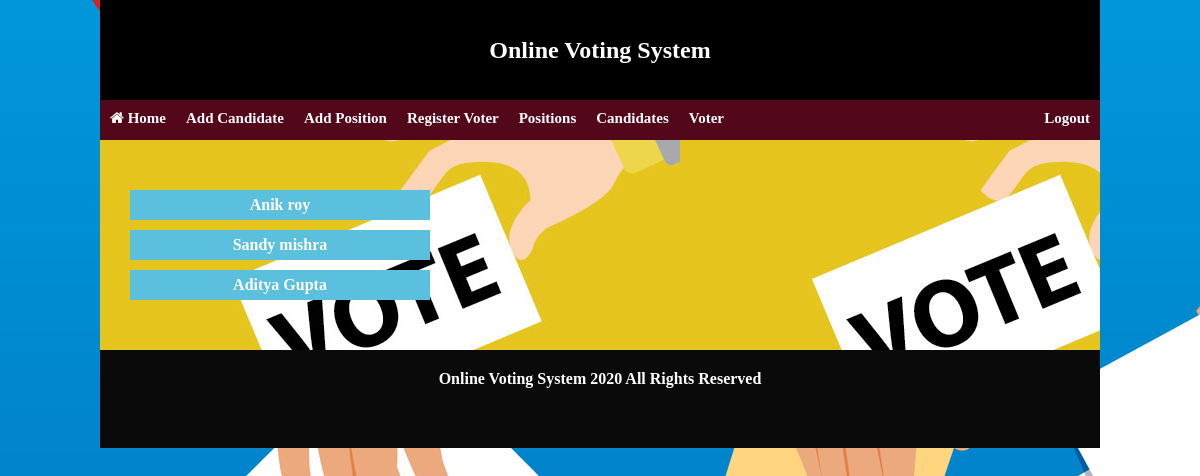
The app's page /onlinevotingsystemadmin.php?Students with its own data.
### tables this page shows
CREATE TABLE `members` (
  `id` int(11) NOT NULL,
  `first_name` varchar(20) NOT NULL,
  `last_name` varchar(20) NOT NULL,
  `regno` varchar(20) NOT NULL,
  `email` varchar(20) NOT NULL,
  `password` varchar(20) NOT NULL
);

### Students.php (the view)
<div class="viewcandidate" >
<?php
        include("databaseconnect.php");
		$sql = " SELECT * FROM `members` ";
		$qry = mysqli_query($connect, $sql);
        $members = "";
		while($row = mysqli_fetch_array($qry)) {
          $members .= "<li>".$row['first_name']. " " .$row['last_name']."</li>";
		}
	?>
<ul class="listCandidates"><?php echo $members ; ?></ul>
	</div>

### style.css (style rules this page uses)
* { margin:0; padding: 0; }
body { background-image:url("images/vote.jpg") }
.listCandidates { list-style-type: none; }
.listCandidates li { list-style-type: none; height: 30px; }
.listCandidates li { width:300px; text-align: center; background-color: #5bc0de; font-weight: bold; font-family: vgerdana; margin-bottom: 10px; line-height: 30px; color:white; }
.viewcandidate { margin-top: 50px; margin-bottom: 50px; padding-left: 30px; }

### records on screen
members: first_name "Anik", last_name "roy"
members: first_name "Sandy", last_name "mishra"
members: first_name "Aditya", last_name "Gupta"

### other values on screen
Date('Y') "2020"
